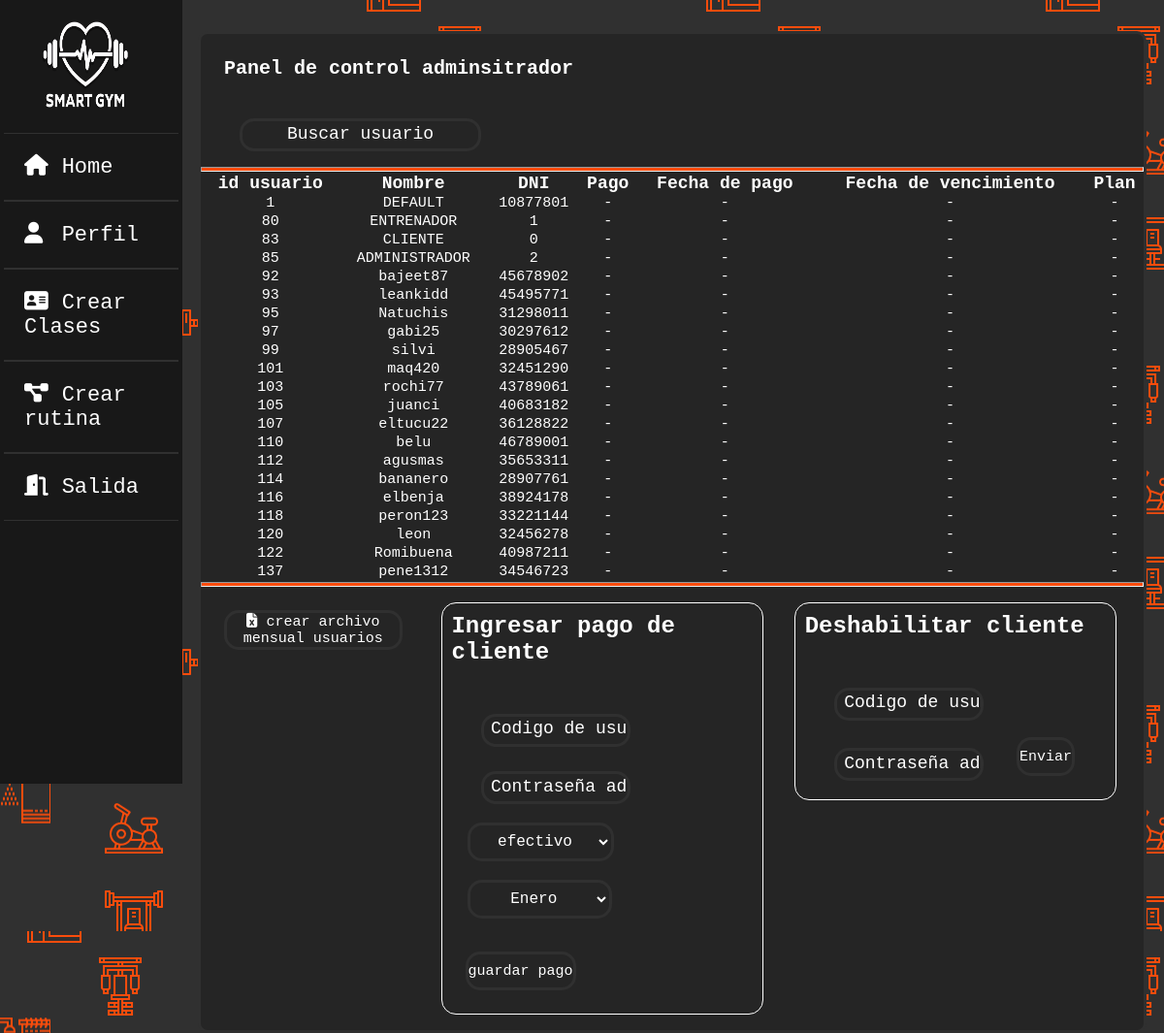
Page /vistas/admincontrolpanel.php (signed in) on the earlier database version.
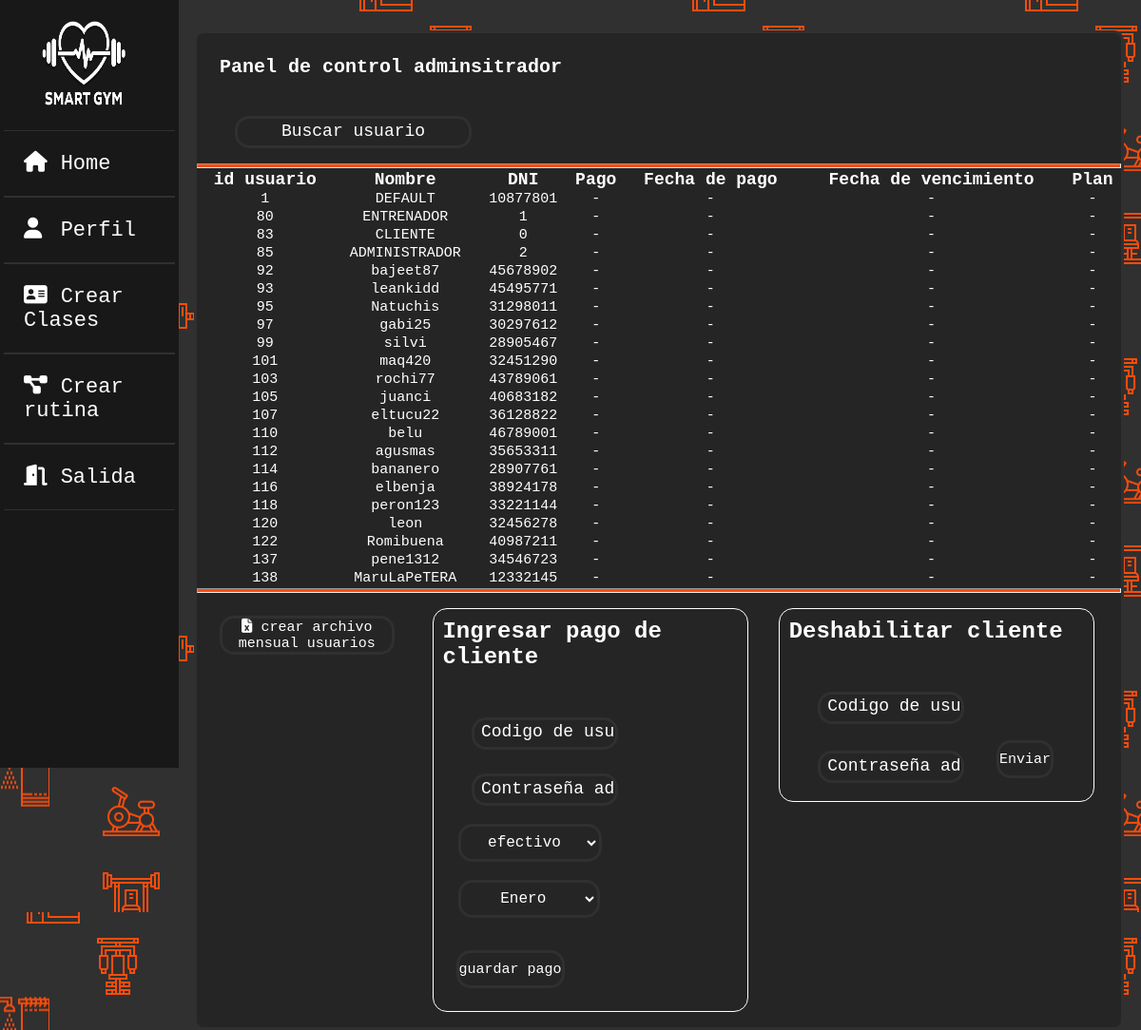
Same page on the later database version.
### tables this page shows
CREATE TABLE `datos` (
  `idusuario` int(9) NOT NULL,
  `nombre` varchar(100) NOT NULL,
  `apellido` varchar(100) NOT NULL,
  `usuario` varchar(100) NOT NULL,
  `sexo` varchar(20) NOT NULL,
  `dni` int(8) NOT NULL,
  `edad` int(2) NOT NULL,
  `correo` varchar(100) NOT NULL,
  `contraseña` varchar(100) NOT NULL,
  `image` longblob NOT NULL,
  `created` datetime NOT NULL,
  `status` varchar(255) NOT NULL,
  `id_rol` int(11) NOT NULL,
  `pesoinicial` varchar(11) NOT NULL,
  `pesoactual` varchar(11) NOT NULL,
  `pesoideal` varchar(11) NOT NULL,
  `estado_cuenta` int(1) NOT NULL,
  `ultimopago` date DEFAULT NULL,
  `cantidad_meses` int(1) DEFAULT NULL,
  `vencimiento` date DEFAULT NULL,
  `plantype` varchar(15) DEFAULT NULL
);

### vistas/admincontrolpanel.php (the view, shortened to what this page needs)
<?php
$conex = conectar();
$nusuario = $_SESSION['usuario'];
$sql = "SELECT * FROM datos WHERE usuario='$nusuario'";
$query = mysqli_query($conex, $sql);
$row = mysqli_fetch_array($query);
$idrol = $row['id_rol'];
?>
<!DOCTYPE html>
<html lang="es">
<head>
    <link rel="stylesheet" href="../css/EstiloGeneral.css">
    <link rel="stylesheet" href="../css/estilotabla.css">
    <link rel="stylesheet" href="../css/EstiloHomes.css">
</head>
<?php
switch ($idrol) {
    case 1:
        include("sidebars/sidebare.php");
        break;
}
?>
<body>
    <div class="main_contentpa">
            <div class="contenedortabla">
                <h4>Panel de control adminsitrador</h4>
                <input class="form-control col-md-3 light-table-filter" data-table="order-table" type="text" placeholder="Buscar usuario">
                <hr>
                <table class="table table-bordered order-table " id="tabla">
                    <thead class="tabla-header">
                        <tr class="filah">
                            <th>id usuario</th>
                            <th>Nombre</th>
                            <th>DNI</th>
                            <th>Pago</th>
                            <th>Fecha de pago</th>
                            <th>Fecha de vencimiento</th>
                            <th>Plan</th>
                        </tr>
                    </thead>
                    <?php
                    $query = mysqli_query($conex, "SELECT * FROM datos");
                    while ($data = mysqli_fetch_array($query)) {
                    ?>
                        <tr class="tabla-fila">
                            <td class="datos"><?php echo $data['idusuario']; ?></td>
                            <td class="datos"><?php echo $data['usuario']; ?></td>
                            <td class="datos"><?php echo $data['dni']; ?></td>
                            <td class="datos">-</td>
                            <td class="datos">-</td>
                            <td class="datos">-</td>
                            <td class="datos">-</td>
                        </tr>
                    <?php } ?>
                </table>
                <hr>
                <Div class="barra-abajo">
                    <button id="btnExportar" class="btn btn-success">
                        <i class="fas fa-file-excel"></i> crear archivo mensual usuarios
                    </button>
                    <div class="cuadro-admin">
                        <h2>Ingresar pago de cliente</h2>
                        <input class="ing1" type="text" placeholder="Codigo de usuario">
                        <input class="ing2" type="text" placeholder="Contraseña admin">
                        <select name="metodopago" id="mtp">
                            <option value="1">efectivo</option>
                        </select>
                        <div class="meses">
                            <select name="meses-pago" id="p-meses">
                                <option value="">Enero</option>
                            </select>
                            <button type="submit"  id="btn-n"> guardar pago</button>
                        </div>
                    </div>
                    <div id="cuadro-adminbaja">
                        <h2> Deshabilitar cliente</h2>
                        <form method="post">
                        <input class="ing1" type="text" name="iduser" placeholder="Codigo de usuario">
                        <input class="ing2" type="text" name="password" placeholder="Contraseña admin">
                        <input id="btn-n" type="submit" name="bajaboton" value="Enviar">
                    </form>
                    </div>
                </Div>
            </div>
        </div>
</body>
</html>

Differences in the rows shown:
added datos: idusuario "138", usuario "MaruLaPeTERA", dni "12332145"
